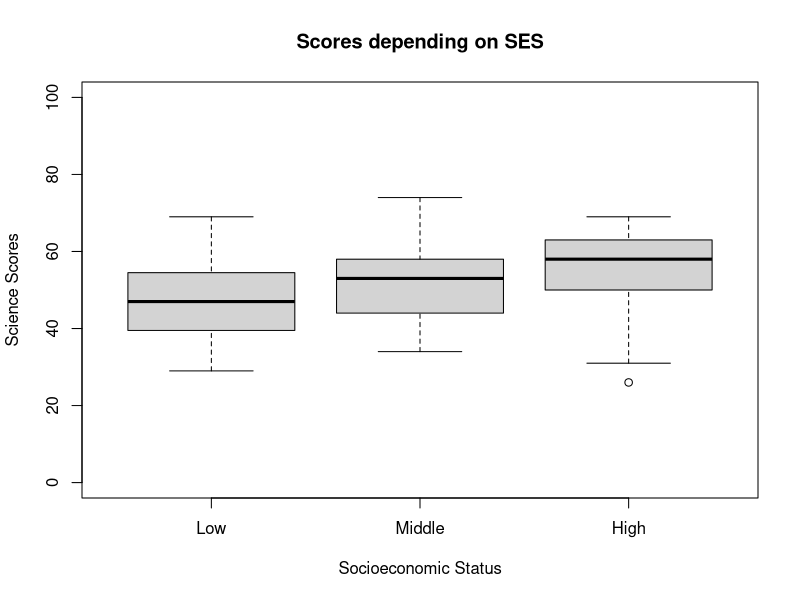
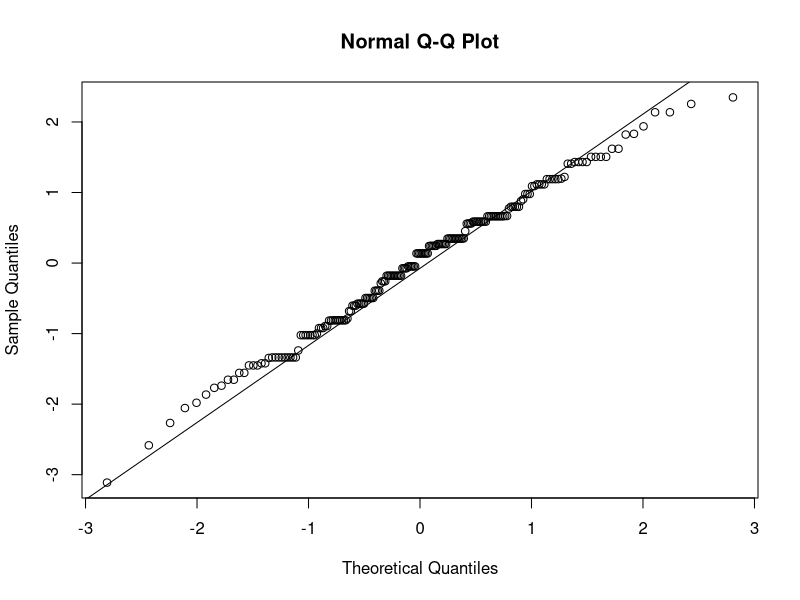
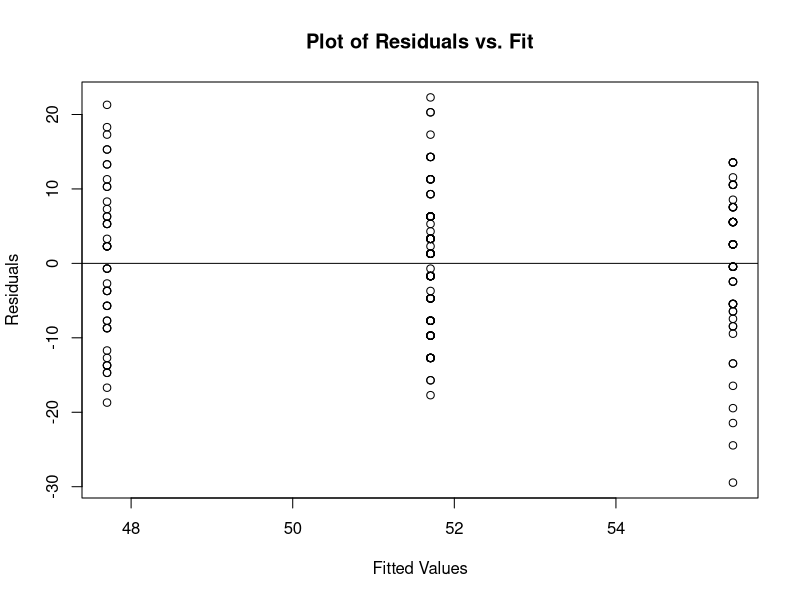
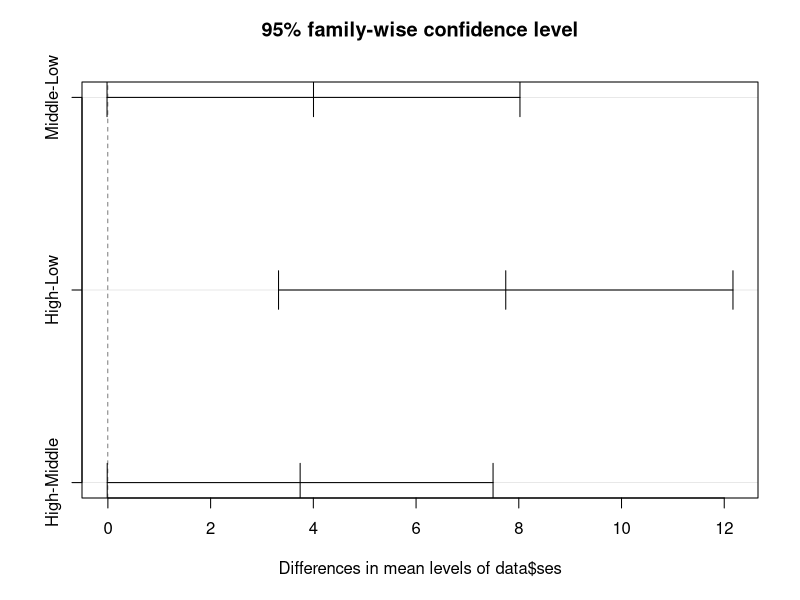

Here is the R script that generated these plots, in order:
## ---- chunk 1
# Clear the environment
rm(list = ls())

# Load the libraries
library(here)

# Load data
data <- read.csv(here("Data", "hsb2.csv"))
## ---- chunk 2
# ses ordinal  (1=low 2=middle 3=high)  
data$ses <- factor(data$ses,
                   labels = c("Low",
                              "Middle",
                              "High"))

# Obtain boxplots.

boxplot(data$science ~ data$ses,
        ylim = c(0, 100),
        xlab = "Socioeconomic Status",
        ylab = "Science Scores",
        main = "Scores depending on SES")

## ---- chunk 3
tapply(data$science, data$ses, summary)
tapply(data$science, data$ses, sd)
## ---- chunk 4
model <- lm(data$science ~ data$ses)
std_residual <- rstandard(model)
qqnorm(std_residual)
qqline(std_residual)
## ---- chunk 5
table(data$ses)
## ---- chunk 6
plot(model$fitted.values, model$residuals,
     xlab = "Fitted Values",
     ylab = "Residuals",
     main = "Plot of Residuals vs. Fit")

abline(0,0)
## ---- chunk 7
aov.model <- aov(data$science ~ data$ses)
aov.model
summary(aov.model)
## ---- chunk 8
## Checking dummies variables
# model <- lm(data$science ~ data$ses)
# summary(model)
# anova(model)
## ---- chunk 9
t.test(science ~ ses,
           data = data,
           subset = (ses == "Low" | ses == "Middle"))

t.test(science ~ ses,
           data = data,
           subset = (ses == "Middle" | ses == "High"))

t.test(science ~ ses,
           data = data,
           subset = (ses == "Low" | ses == "High"))
## ---- chunk 10
aov.model <- aov(data$science ~ data$ses)
Tukey_results <- TukeyHSD(aov.model)
## ---- chunk 11
plot(Tukey_results)
